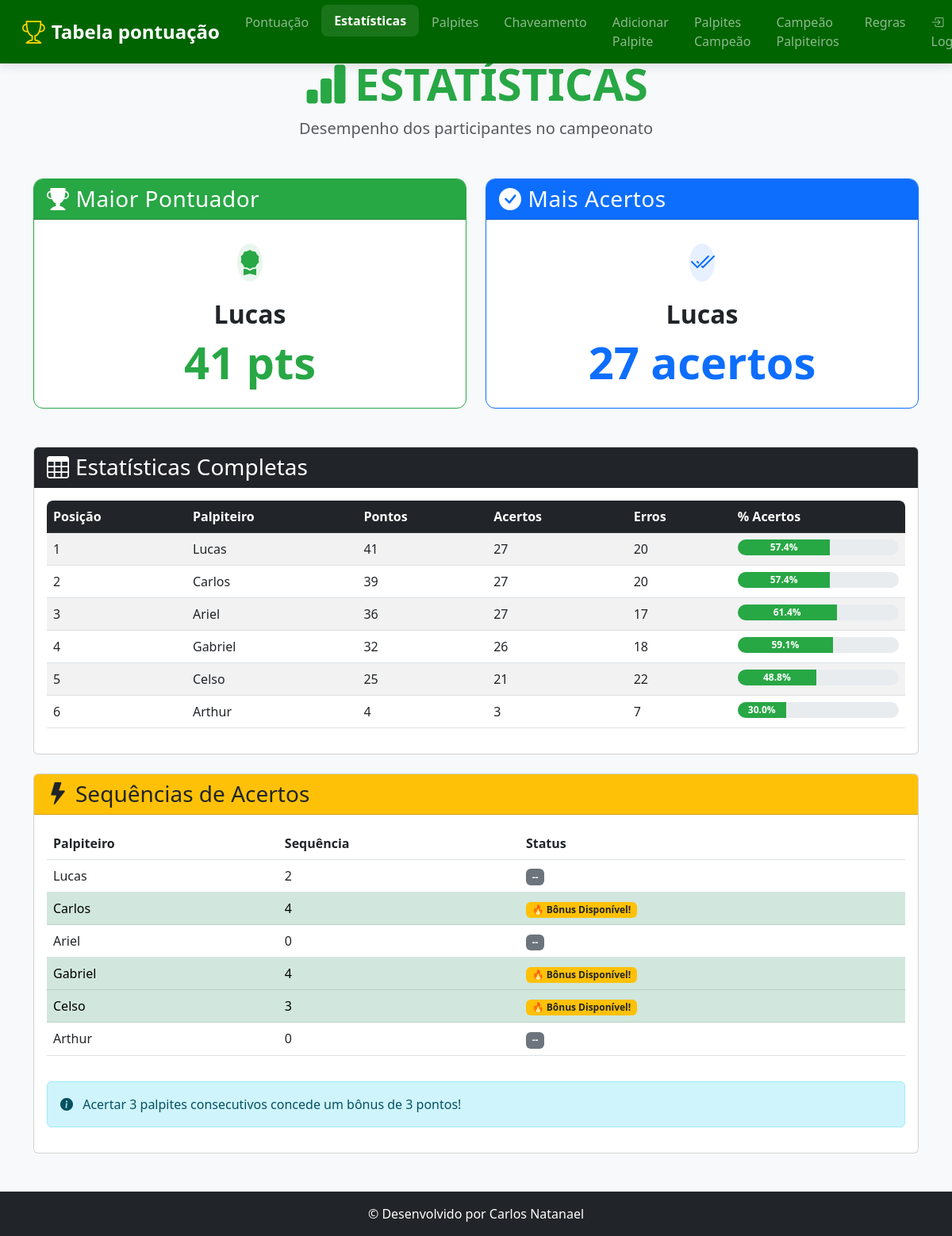
Page /estatisticas on the committed database.
### tables this page shows
CREATE TABLE pontuacao (
        id INTEGER PRIMARY KEY AUTOINCREMENT,
        posicao INTEGER,
        nome TEXT UNIQUE,
        pontos INTEGER DEFAULT 0,
        acertos INTEGER DEFAULT 0,
        erros INTEGER DEFAULT 0
    , pontos_bonus INTEGER DEFAULT 0);

### app.py (the view)
@app.route('/estatisticas')
def estatisticas():
    conn = get_db()
    estatisticas_completas = conn.execute('''
        SELECT nome, pontos, acertos, erros,
               CASE WHEN (acertos + erros) = 0 THEN 0.0 ELSE ROUND((acertos * 100.0 / (acertos + erros)), 1) END as percentual_acertos
        FROM pontuacao ORDER BY pontos DESC, acertos DESC
    ''').fetchall()
    maior_pontuador = estatisticas_completas[0] if estatisticas_completas else None
    quem_acertou_mais = sorted(estatisticas_completas, key=lambda x: x['acertos'], reverse=True)[0] if estatisticas_completas else None
    rodada_atual_row = conn.execute("SELECT MAX(rodada) as rodada FROM palpites WHERE status != 'Pendente'").fetchone()
    rodada_atual_bonus = rodada_atual_row['rodada'] if rodada_atual_row and rodada_atual_row['rodada'] else 0
    sequencias_info = defaultdict(int)
    if rodada_atual_bonus > 0:
        palpites_rodada_atual = conn.execute("""
            SELECT p.nome, p.status, j.data_hora FROM palpites p
            JOIN jogos j ON p.game_id = j.id
            WHERE p.status != 'Pendente' AND p.rodada = ?
            ORDER BY p.nome, j.data_hora
        """, (rodada_atual_bonus,)).fetchall()
        for jogador in estatisticas_completas:
            nome = jogador['nome']
            palpites_do_jogador_na_rodada = [p for p in palpites_rodada_atual if p['nome'] == nome]
            sequencia_atual = 0
            for palpite in palpites_do_jogador_na_rodada:
                if "Erro" not in palpite['status']:
                    sequencia_atual += 1
                else:
                    sequencia_atual = 0
            sequencias_info[nome] = sequencia_atual
    sequencias_para_template = []
    for jogador in estatisticas_completas:
        nome = jogador['nome']
        max_streak = sequencias_info[nome]
        sequencias_para_template.append({
            'nome': nome,
            'sequencia': max_streak,
            'bonus': '🔥 Bônus Disponível!' if max_streak >= 3 else '--'
        })
    print(f"\n[LOG - estatisticas]: Rodada atual para cálculo de bônus: {rodada_atual_bonus}")
    print(f"[LOG - estatisticas]: Estatísticas carregadas para {len(estatisticas_completas)} jogadores.\n")
    return render_template('estatisticas.html',
                           maior_pontuador=maior_pontuador,
                           quem_acertou_mais=quem_acertou_mais,
                           estatisticas_completas=estatisticas_completas,
                           sequencias=sequencias_para_template,
                           rodada_atual_bonus=rodada_atual_bonus)

### app.py (called while the page is built)
def get_db():
    if 'db' not in g:
        g.db = sqlite3.connect('palpites.db', timeout=10)
        g.db.row_factory = sqlite3.Row
    return g.db

### templates/estatisticas.html (shortened to what this page needs)
<!DOCTYPE html>
<html lang="pt">
<head>
    <link href="https://cdn.jsdelivr.net/npm/bootstrap@5.3.0/dist/css/bootstrap.min.css" rel="stylesheet">
    <link rel="stylesheet" href="https://cdn.jsdelivr.net/npm/bootstrap-icons@1.10.0/font/bootstrap-icons.css">
    <link rel="stylesheet" href="{{ url_for('static', filename='esta.css') }}">
</head>
<body>
    <header>
        <nav class="navbar navbar-expand-lg navbar-dark fixed-top" style="background-color: #006400 !important;">
            <div class="container-fluid">
                <a class="navbar-brand d-flex align-items-center" href="{{ url_for('index') }}">
                    <i class="bi bi-trophy me-2"></i>
                    <span>Tabela pontuação</span>
                </a>
                <div class="collapse navbar-collapse" id="navbarNav">
                    <ul class="navbar-nav mx-auto">
                        <li class="nav-item"><a class="nav-link" href="{{ url_for('index') }}">Pontuação</a></li>
                        <li class="nav-item"><a class="nav-link active" href="{{ url_for('estatisticas') }}">Estatísticas</a></li>
                        <li class="nav-item"><a class="nav-link" href="{{ url_for('exibir_palpites') }}">Palpites</a></li>
                        <li class="nav-item"><a class="nav-link" href="{{ url_for('chaveamento') }}">Chaveamento</a></li>
                        <li class="nav-item"><a class="nav-link" href="{{ url_for('adicionar_palpites') }}">Adicionar Palpite</a></li>
                        <li class="nav-item"><a class="nav-link" href="{{ url_for('ver_palpites_campeao') }}">Palpites Campeão</a></li>
                        <li class="nav-item"><a class="nav-link" href="{{ url_for('campeao_geral') }}">Campeão Palpiteiros</a></li>
                        <li class="nav-item"><a class="nav-link" href="{{ url_for('regra') }}">Regras</a></li>
                    </ul>
                    <ul class="navbar-nav">
                        {% if session.logged_in %}
                        <li class="nav-item dropdown">
                            <a class="nav-link dropdown-toggle" href="#" id="navbarDropdownAdmin" role="button" data-bs-toggle="dropdown" aria-expanded="false">
                                <i class="bi bi-gear-fill me-1"></i>Admin
                            </a>
                            <ul class="dropdown-menu dropdown-menu-end" aria-labelledby="navbarDropdownAdmin">
                                <li><a class="dropdown-item" href="{{ url_for('admin_dashboard') }}">Painel Admin</a></li>
                                <li><hr class="dropdown-divider"></li>
                                <li><a class="dropdown-item" href="{{ url_for('logout') }}">Sair</a></li>
                            </ul>
                        </li>
                        {% else %}
                        <li class="nav-item">
                            <a class="nav-link" href="{{ url_for('login') }}">
                                <i class="bi bi-box-arrow-in-right me-1"></i>Login
                            </a>
                        </li>
                        {% endif %}
                    </ul>
                </div>
            </div>
        </nav>
    </header>
    <main class="container py-5 mt-4">
        <div class="text-center mb-5">
            <h1 class="display-4 fw-bold text-success">
                <i class="bi bi-bar-chart-fill me-2"></i>ESTATÍSTICAS
            </h1>
            <p class="lead text-muted">Desempenho dos participantes no campeonato</p>
        </div>
        <div class="row g-4 mb-5">
            <div class="col-md-6">
                <div class="card stat-card h-100 border-success">
                    <div class="card-header bg-success text-white">
                        <h3 class="card-title mb-0">
                            <i class="bi bi-trophy-fill me-2"></i>Maior Pontuador
                        </h3>
                    </div>
                    <div class="card-body text-center py-4">
                        {% if maior_pontuador %}
                        <div class="avatar-lg mb-3 mx-auto">
                            <div class="avatar-title bg-success bg-opacity-10 text-success rounded-circle fs-2">
                                <i class="bi bi-award-fill"></i>
                            </div>
                        </div>
                        <h2 class="fw-bold">{{ maior_pontuador.nome }}</h2>
                        <div class="display-4 fw-bold text-success">{{ maior_pontuador.pontos }} pts</div>
                        {% else %}
                        <div class="text-muted">Nenhum dado disponível</div>
                        {% endif %}
                    </div>
                </div>
            </div>
            <div class="col-md-6">
                <div class="card stat-card h-100 border-primary">
                    <div class="card-header bg-primary text-white">
                        <h3 class="card-title mb-0">
                            <i class="bi bi-check-circle-fill me-2"></i>Mais Acertos
                        </h3>
                    </div>
                    <div class="card-body text-center py-4">
                        {% if quem_acertou_mais %}
                        <div class="avatar-lg mb-3 mx-auto">
                            <div class="avatar-title bg-primary bg-opacity-10 text-primary rounded-circle fs-2">
                                <i class="bi bi-check2-all"></i>
                            </div>
                        </div>
                        <h2 class="fw-bold">{{ quem_acertou_mais.nome }}</h2>
                        <div class="display-4 fw-bold text-primary">{{ quem_acertou_mais.acertos }} acertos</div>
                        {% else %}
                        <div class="text-muted">Nenhum dado disponível</div>
                        {% endif %}
                    </div>
                </div>
            </div>
        </div>
        <div class="card mb-4">
            <div class="card-header bg-dark text-white">
                <h3 class="card-title mb-0">
                    <i class="bi bi-table me-2"></i>Estatísticas Completas
                </h3>
            </div>
            <div class="card-body">
                <div class="table-responsive">
                    <table class="table table-striped table-hover">
                        <thead class="table-dark">
                            <tr>
                                <th>Posição</th>
                                <th>Palpiteiro</th>
                                <th>Pontos</th>
                                <th>Acertos</th>
                                <th>Erros</th>
                                <th>% Acertos</th>
                            </tr>
                        </thead>
                        <tbody>
                            {% for estatistica in estatisticas_completas %}
                            <tr>
                                <td>{{ loop.index }}</td>
                                <td>{{ estatistica.nome }}</td>
                                <td>{{ estatistica.pontos }}</td>
                                <td>{{ estatistica.acertos }}</td>
                                <td>{{ estatistica.erros }}</td>
                                <td>
                                    <div class="progress" style="height: 20px;">
                                        <div class="progress-bar bg-success" style="width: {{ estatistica.percentual_acertos or 0 }}%">
                                            {{ estatistica.percentual_acertos or 0 }}%
                                        </div>
                                    </div>
                                </td>
                            </tr>
                            {% endfor %}
                        </tbody>
                    </table>
                </div>
            </div>
        </div>
        <div class="card">
            <div class="card-header bg-warning text-dark">
                <h3 class="card-title mb-0">
                    <i class="bi bi-lightning-fill me-2"></i>Sequências de Acertos
                </h3>
            </div>
            <div class="card-body">
                <div class="table-responsive">
                    <table class="table table-hover">
                        <thead>
                            <tr>
                                <th>Palpiteiro</th>
                                <th>Sequência</th>
                                <th>Status</th>
                            </tr>
                        </thead>
                        <tbody>
                            {% for seq in sequencias %}
                            <tr class="{{ 'table-success' if seq.sequencia >= 3 }}">
                                <td>{{ seq.nome }}</td>
                                <td>{{ seq.sequencia }}</td>
                                <td>
                                    {% if seq.sequencia >= 3 %}
                                    <span class="badge bg-warning text-dark pulse">{{ seq.bonus }}</span>
                                    {% else %}
                                    <span class="badge bg-secondary">{{ seq.bonus }}</span>
                                    {% endif %}
                                </td>
                            </tr>
                            {% endfor %}
                        </tbody>
                    </table>
                </div>
                <div class="alert alert-info mt-3">
                    <i class="bi bi-info-circle-fill me-2"></i>
                    Acertar 3 palpites consecutivos concede um bônus de 3 pontos!
                </div>
            </div>
        </div>
    </main>
    <footer class="bg-dark text-white py-3 mt-auto">
        <div class="container text-center">
            <p class="mb-0">© Desenvolvido por Carlos Natanael</p>
        </div>
    </footer>
</body>
</html>

### static/esta.css (style rules this page uses)
:root { --bs-success-rgb: 40, 167, 69; --bs-primary-rgb: 13, 110, 253; --bs-info-rgb: 23, 162, 184; --trophy-gold: #ffd700; }
body { background-color: #f8f9fa; font-family: 'Segoe UI', system-ui, -apple-system, sans-serif; }
.stat-card { transition: transform 0.3s ease, box-shadow 0.3s ease; border-radius: 0.75rem; overflow: hidden; }
.stat-card .card-header { font-weight: 600; letter-spacing: 0.5px; }
.avatar-lg { width: 60px; height: 60px; display: flex; align-items: center; justify-content: center; }
.table-responsive { border-radius: 0.5rem; overflow: hidden; }
.progress { border-radius: 10px; }
.progress-bar { font-size: 0.75rem; font-weight: 600; }
.pulse { animation: pulse 1.5s infinite; }
header { padding: 0; box-shadow: none; border-bottom: none; }
.navbar { background-color: var(--primary-color) !important; box-shadow: 0 4px 12px rgba(0, 0, 0, 0.1); padding: 0.5rem 1rem; }
.navbar-brand { font-weight: 700; font-size: 1.5rem; display: flex; align-items: center; }
.navbar-brand i { font-size: 1.8rem; color: var(--trophy-gold); }
.nav-link { font-weight: 500; padding: 0.5rem 1rem !important; transition: all 0.3s ease; border-radius: 0.5rem; }
.nav-link:hover, .nav-link.active { background-color: rgba(255, 255, 255, 0.1) !important; transform: translateY(-2px); }
.nav-link.active { font-weight: 600; }
main { padding-top: calc(var(--navbar-height) + 20px); flex: 1; }

### rows in the picture
pontuacao: nome "Lucas", pontos "41", acertos "27", erros "20", percentual_acertos "57.4", sequencia "2", bonus "--"
pontuacao: nome "Carlos", pontos "39", acertos "27", erros "20", percentual_acertos "57.4", sequencia "4", bonus "🔥 Bônus Disponível!"
pontuacao: nome "Ariel", pontos "36", acertos "27", erros "17", percentual_acertos "61.4", sequencia "0", bonus "--"
pontuacao: nome "Gabriel", pontos "32", acertos "26", erros "18", percentual_acertos "59.1", sequencia "4", bonus "🔥 Bônus Disponível!"
pontuacao: nome "Celso", pontos "25", acertos "21", erros "22", percentual_acertos "48.8", sequencia "3", bonus "🔥 Bônus Disponível!"
pontuacao: nome "Arthur", pontos "4", acertos "3", erros "7", percentual_acertos "30.0", sequencia "0", bonus "--"
